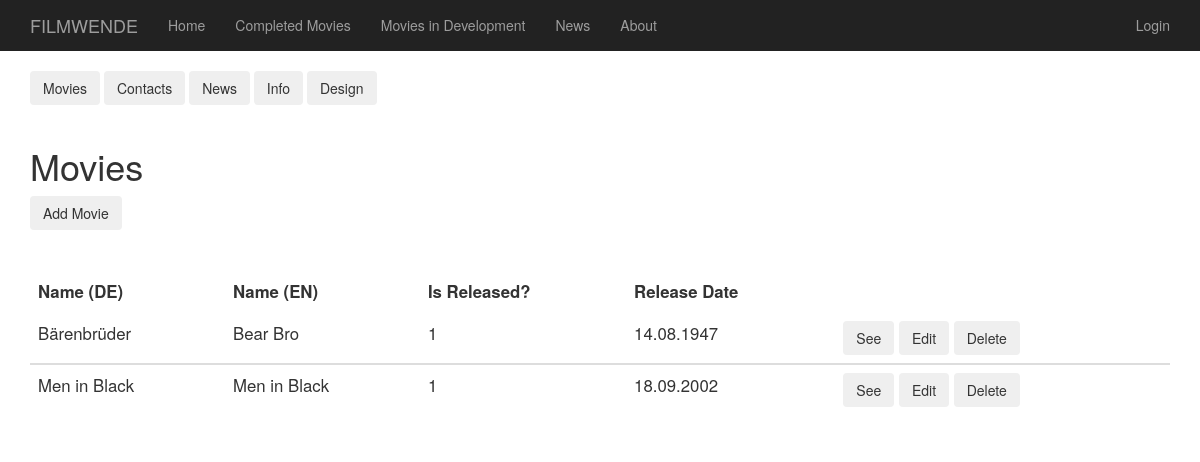
Before: /dashboard_movies with the older database file.
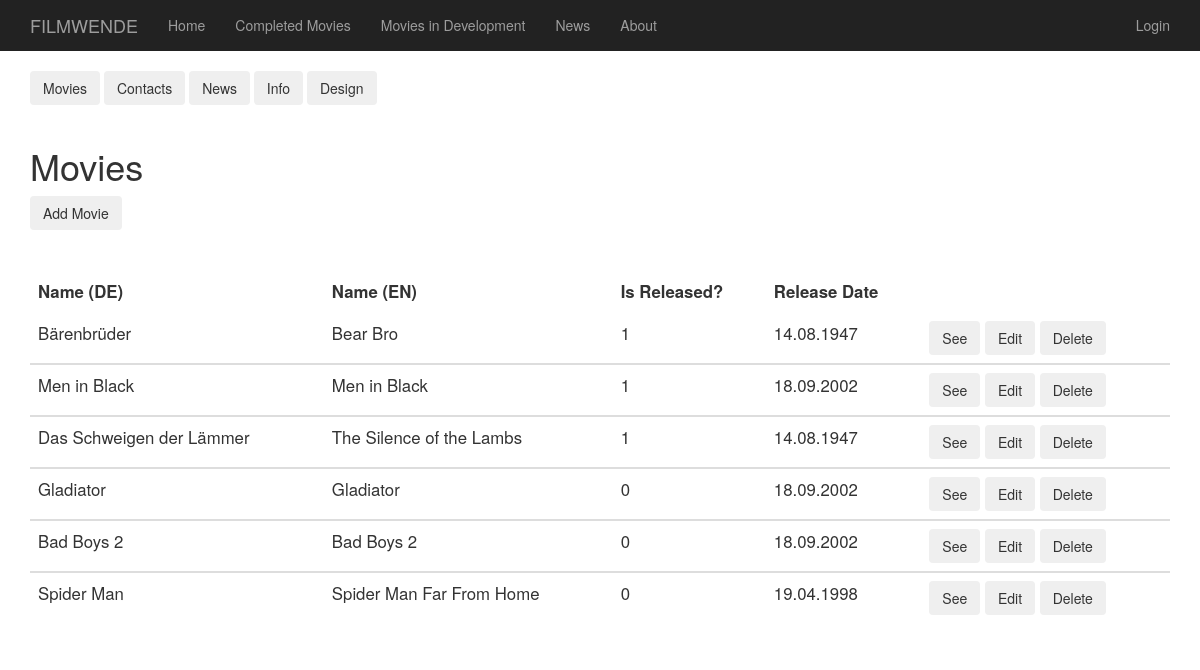
After: the same page with the newer database file.
### app/models.py (models this page shows, shortened)
class Movie(db.Model):
    __tablename__ = "movies"
    id = db.Column(db.Integer, primary_key=True)
    title_DE = db.Column(db.String, unique=True)
    title_EN = db.Column(db.String, unique=True)
    isReleased = db.Column(db.Integer)
    release_date = db.Column(db.String(140))
    format = db.Column(db.String)
    isColored = db.Column(db.Integer)
    language = db.Column(db.String)
    duration = db.Column(db.String)
    synopsis = db.Column(db.String)
    awards = db.Column(db.String)
    screenings = db.Column(db.String)
    supporters = db.Column(db.String)
    directors = db.Column(db.String)
    producers = db.Column(db.String)
    executive_producers = db.Column(db.String)
    editors = db.Column(db.String)
    cinematography = db.Column(db.String)
    sound_recordist = db.Column(db.String)
    sound_mix = db.Column(db.String)
    color = db.Column(db.String)
    image_url = db.Column(db.String)

### app/routes.py (the view)
@login_required
@app.route('/dashboard', methods=['GET', 'POST'])
@app.route ('/dashboard_movies')
def dashboard():
    movies = Movie.query.all()
    return render_template('dashboard_movies.html', movies = movies)

### app/templates/dashboard_movies.html
{% extends "base2.html" %}
{% block content %}
<div class="container">
  {% include '_dashboard.html' %}
  <div class="col"><hr></div>
  <h1>Movies</h1>
  <button type="button" class="btn btn-outline-secondary" onclick ="window.location = '/edit_movie';"> Add Movie</button>
  <div class="col"><hr></div>
  {% if movies | length > 0 %}
  <table class="table">
    <thead>
      <tr>
        <th scope="col">Name (DE)</th>
        <th scope="col">Name (EN)</th>
        <th scope="col">Is Released?</th>
        <th scope="col">Release Date</th>
        <th scope="col"></th>
      </tr>
    </thead>
    {%for movie in movies%}
    <tbody>
      <tr>
        <td>{{movie.title_DE }}</td>
        <td>{{movie.title_EN}}</td>
        <td>{{movie.isReleased}}</td>
        <td>{{movie.release_date}}</td>
        <td>
          <button type="button" class="btn btn-outline-secondary" onclick ="window.location = '/movies/{{movie.title_DE}}';"> See </button>
          <button type="button" class="btn btn-outline-secondary" onclick ="window.location = '/edit_movie?id={{movie.id}}';"> Edit </button>
          <button type="button" class="btn btn-outline-secondary" onclick ="window.location = '/delete_movie?id={{movie.id}}';"> Delete </button>
        </td>
      </tr>
    </tbody>
    {%endfor%}
  </table>
{%else%}
  <i>No movie yet.</i>
{%endif%}
  </div>
{%endblock%}

Changed rows visible on the page:
added Movie: title_DE "Das Schweigen der Lämmer", title_EN "The Silence of the Lambs", isReleased "1", release_date "14.08.1947"
added Movie: title_DE "Gladiator", title_EN "Gladiator", isReleased "0", release_date "18.09.2002"
added Movie: title_DE "Bad Boys 2", title_EN "Bad Boys 2", isReleased "0", release_date "18.09.2002"
added Movie: title_DE "Spider Man", title_EN "Spider Man Far From Home", isReleased "0", release_date "19.04.1998"
